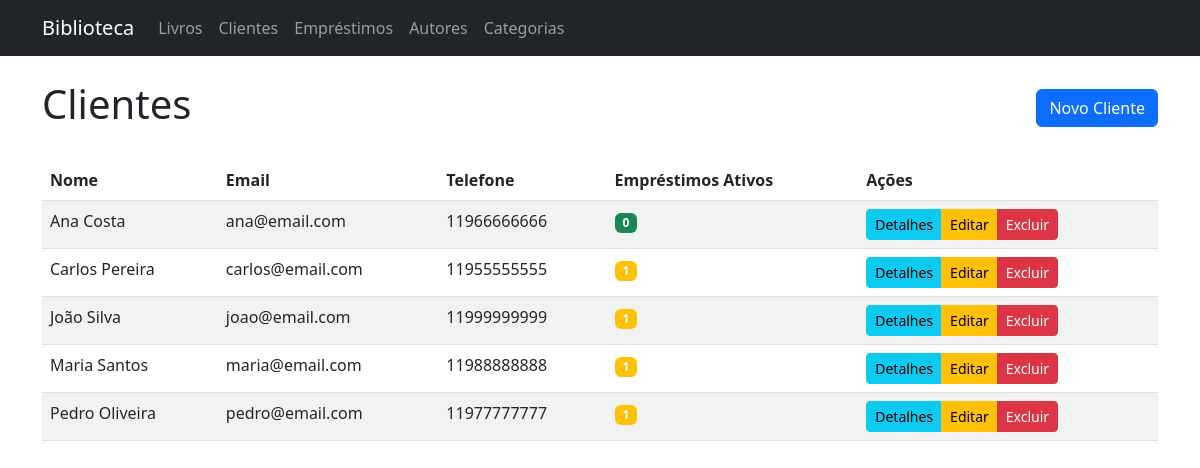
/clients/, run on the app's committed database.
### app/models/entities/client.py (models this page shows, shortened)
class Client(db.Model):
    __tablename__ = 'clients'
    id = db.Column(db.Integer, primary_key=True)
    email = db.Column(db.String(100), nullable=False, unique=True)
    name = db.Column(db.String(100), nullable=False)
    phone = db.Column(db.String(20))
    loans = db.relationship('Loan', backref='client', lazy=True)
    @property
    def active_loans_count(self):
        return sum(1 for loan in self.loans if loan.end is None)

### app/models/entities/loan.py (models this page shows, shortened)
class Loan(db.Model):
    __tablename__ = 'loans'
    id = db.Column(db.Integer, primary_key=True)
    id_client = db.Column(db.Integer, db.ForeignKey('clients.id'), nullable=False)
    start = db.Column(db.DateTime, default=datetime.utcnow)
    end = db.Column(db.DateTime)
    expected_end = db.Column(db.DateTime)
    books = db.relationship('BookLoan', backref='loan', lazy=True, cascade="all, delete-orphan")

### app/controllers/client_controller.py (the view)
@client_bp.route('/')
def index():
    clients = ClientService.get_all_clients()
    return render_template('clients/index.html', clients=clients)

### app/repositories/client_repository.py (called while the page is built)
    @staticmethod
    def get_all():
        return Client.query.order_by(Client.name).all()

### app/services/client_service.py (called while the page is built)
    @staticmethod
    def get_all_clients():
        return ClientRepository.get_all()

### app/templates/clients/index.html (shortened to what this page needs)
{% extends "base.html" %}
{% block content %}
<div class="d-flex justify-content-between align-items-center mb-4">
    <h1>Clientes</h1>
    <a href="{{ url_for('client_controller.create') }}" class="btn btn-primary">Novo Cliente</a>
</div>
<div class="table-responsive">
    <table class="table table-striped table-hover">
        <thead>
            <tr>
                <th>Nome</th>
                <th>Email</th>
                <th>Telefone</th>
                <th>Empréstimos Ativos</th>
                <th>Ações</th>
            </tr>
        </thead>
        <tbody>
            {% for client in clients %}
            <tr>
                <td>{{ client.name }}</td>
                <td>{{ client.email }}</td>
                <td>{{ client.phone }}</td>
                <td>
                    <span class="badge {% if client.active_loans_count > 0 %}bg-warning{% else %}bg-success{% endif %}">
                        {{ client.active_loans_count }}
                    </span>
                </td>
                <td>
                    <div class="btn-group" role="group">
                        <a href="{{ url_for('client_controller.show', id=client.id) }}" class="btn btn-info btn-sm">Detalhes</a>
                        <a href="{{ url_for('client_controller.edit', id=client.id) }}" class="btn btn-warning btn-sm">Editar</a>
                        <a href="{{ url_for('client_controller.delete', id=client.id) }}" class="btn btn-danger btn-sm" onclick="return confirm('Tem certeza que deseja excluir este cliente?')">Excluir</a>
                    </div>
                </td>
            </tr>
            {% endfor %}
        </tbody>
    </table>
</div>
{% endblock %}

### data on the page
Client: name "Ana Costa", email "ana@email.com", phone "11966666666", active_loans_count "0"
Client: name "Carlos Pereira", email "carlos@email.com", phone "11955555555", active_loans_count "1"
Client: name "João Silva", email "joao@email.com", phone "11999999999", active_loans_count "1"
Client: name "Maria Santos", email "maria@email.com", phone "11988888888", active_loans_count "1"
Client: name "Pedro Oliveira", email "pedro@email.com", phone "11977777777", active_loans_count "1"
